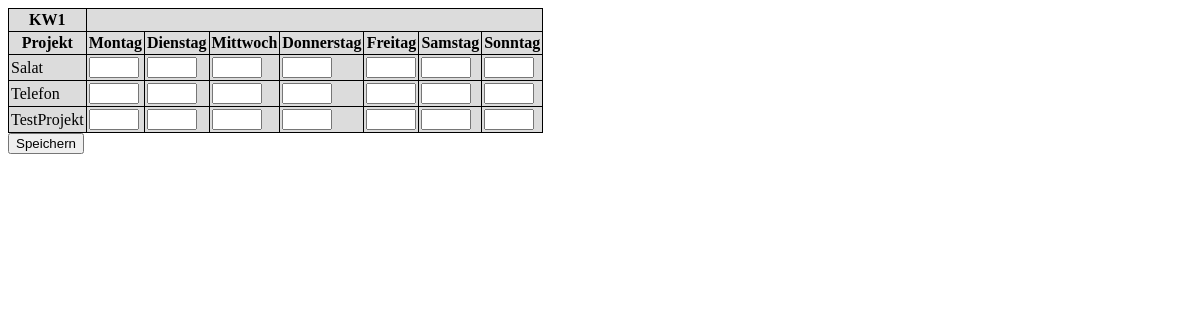
Page /Zeiterfassung/Wochendarstellung.php on the earlier database version.
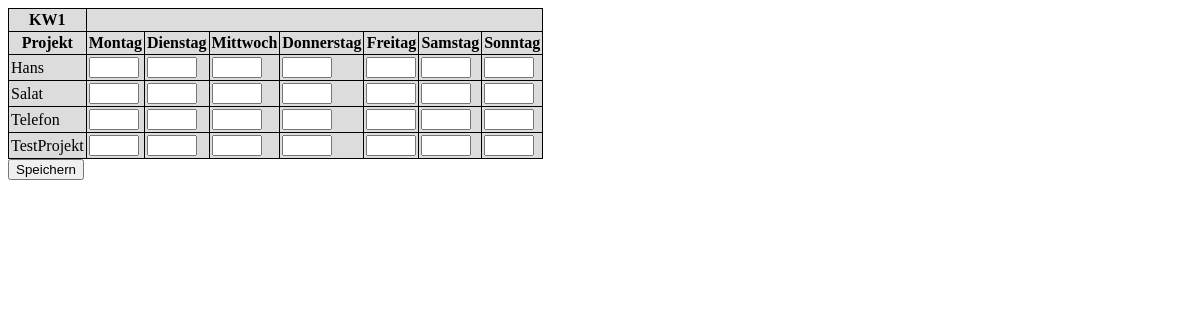
Same page on the later database version.
### tables this page shows
CREATE TABLE IF NOT EXISTS `projekt` (
  `projektId` int(11) NOT NULL AUTO_INCREMENT,
  `projektname` varchar(50) NOT NULL,
  `beschreibung` tinytext NOT NULL,
  `archiviert` tinytext NOT NULL,
  PRIMARY KEY (`projektId`),
  UNIQUE KEY `Schlüssel 2` (`projektname`)
);

### Zeiterfassung/Wochendarstellung.php (the view, shortened to what this page needs)
<?php
require_once "../Config/config.php";
$day = array('Montag','Dienstag','Mittwoch','Wonnerstag','Freitag','Samstag','Sonntag',);
$kw = '1';
?>
<html>
<head>
</head>
<body>
    <form action="" method="post">
        <table>
            <tr>
                <th> KW<?php echo($kw);  ?></th>
            </tr>
            <tr>
                <th>Projekt</th>
                <th>Montag</th>
                <th>Dienstag</th>
                <th>Mittwoch</th>
                <th>Donnerstag</th>
                <th>Freitag</th>
                <th>Samstag</th>
                <th>Sonntag</th>
            </tr>
            <?php
            $pro = $mysqli->query("SELECT projektname FROM projekt");
            while ($res = $pro->fetch_assoc()){
                echo('<tr><td>'.$res['projektname'].'</td>');
                    foreach ($day as $time) {
                    echo('<td><input style="width:50px" type="number" value="' . $_POST[$time . 'zeit'] . '" name="' . $time . 'zeit"></td>');
                    }
                     }
                     ?>
        </table>
        <button type="submit">Speichern</button>
</form>
</body>
</html>

### Zeiterfassung/Wochendarstellung.php (style rules this page uses)
table, th, td { border: 1px solid black; border-collapse: collapse; background: gainsboro; padding: 2px; }

Differences in the rows shown:
added projekt: projektname "Hans"
